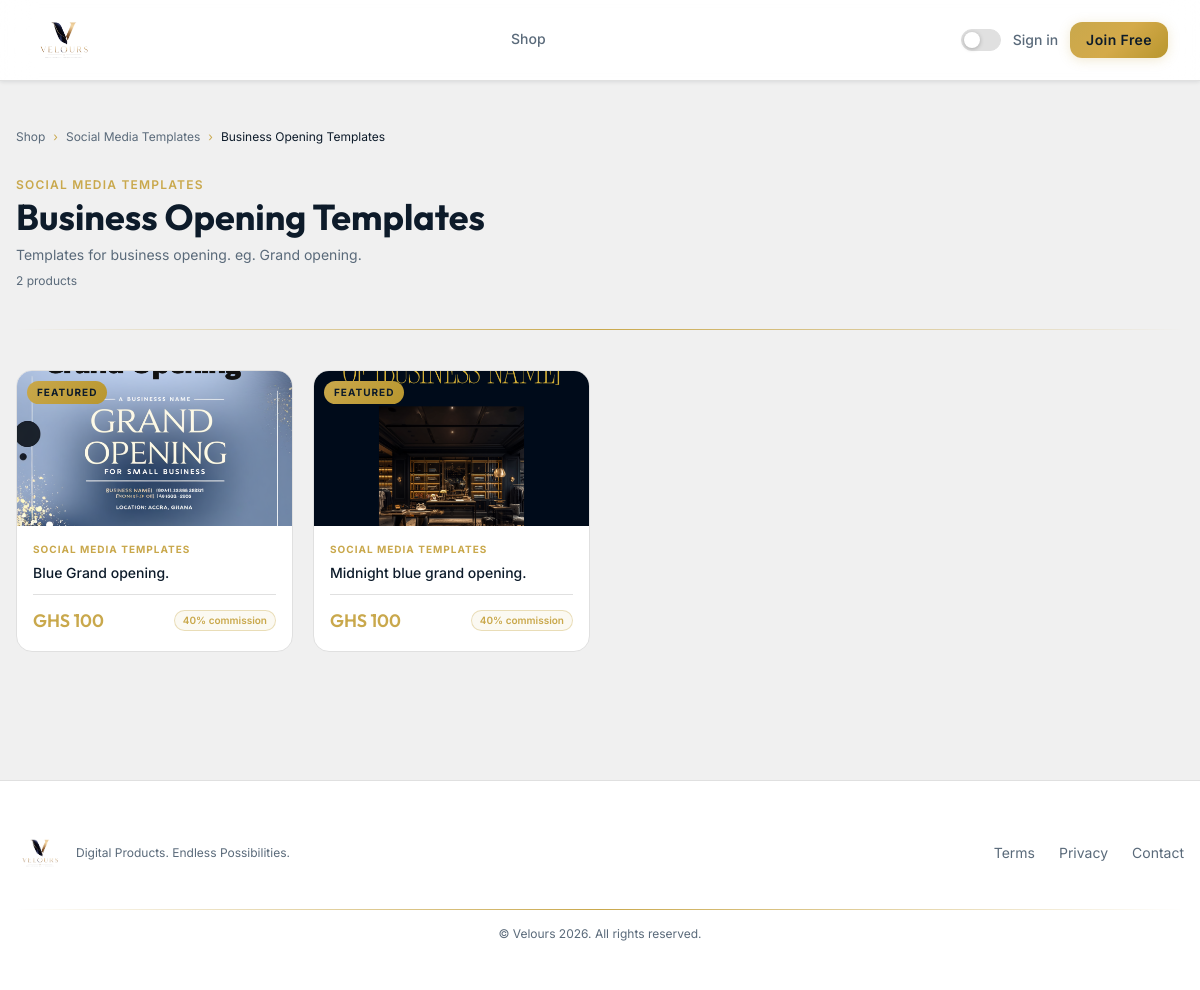
/shop/social-media/social-media-business-opening-templates, run on an earlier commit of the app's database.
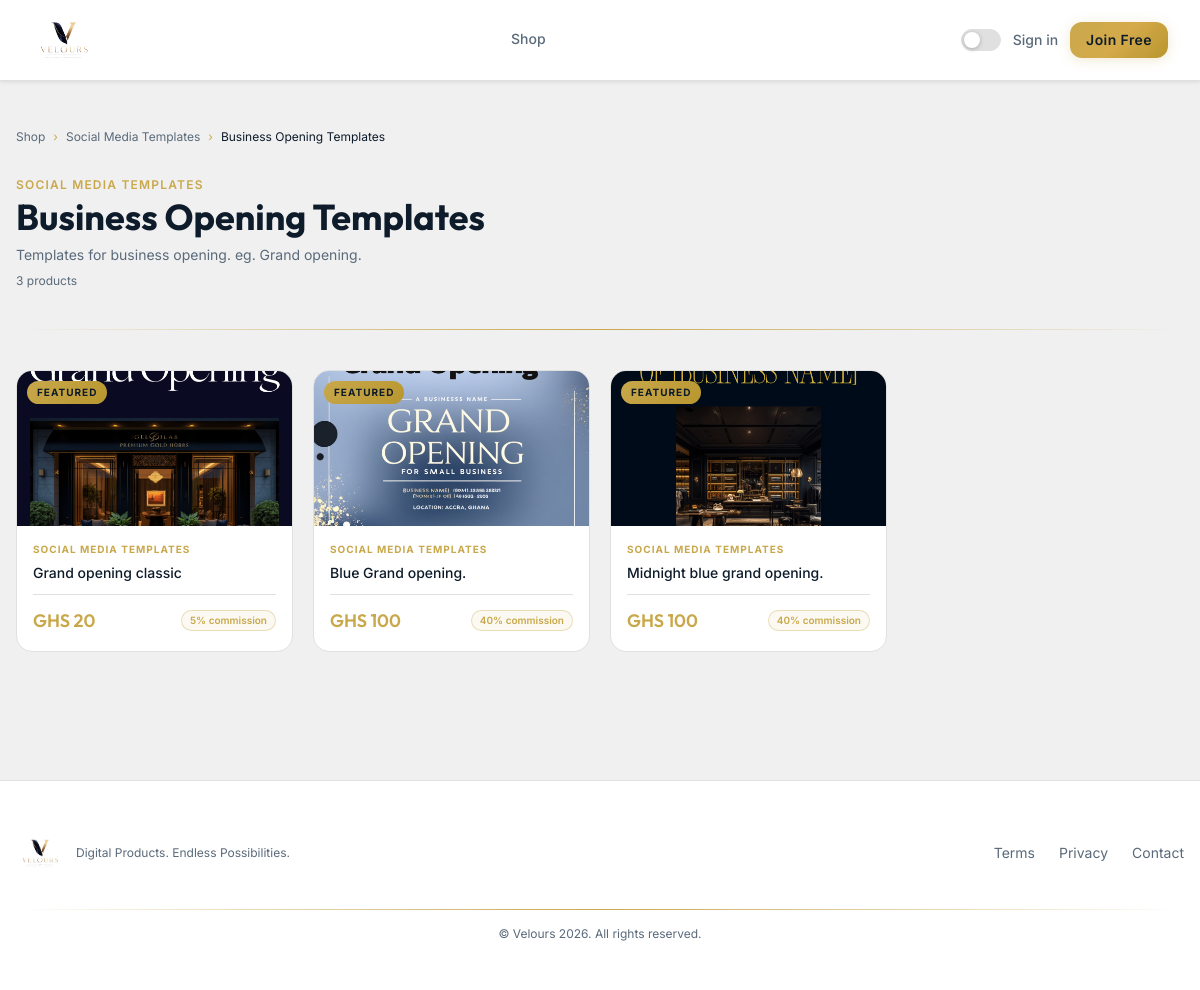
And on a later commit of the database.
### app/models.py (models this page shows, shortened)
class Category(db.Model):
    __tablename__ = 'categories'
    id = db.Column(db.Integer, primary_key=True)
    name = db.Column(db.String(100), nullable=False)
    slug = db.Column(db.String(100), unique=True, nullable=False)
    description = db.Column(db.Text, nullable=True)
    icon = db.Column(db.String(10), default='📦')
    cover_image = db.Column(db.String(300), nullable=True)  # folder cover image
    created_at = db.Column(db.DateTime, default=datetime.utcnow)
    subcategories = db.relationship('Subcategory', backref='category', lazy=True, cascade='all, delete-orphan')
    products = db.relationship('Product', backref='category', lazy=True)
    @property
    def cover(self):
        """Returns cover image or first subcategory cover or first product image"""
        if self.cover_image:
            return self.cover_image
        for sub in self.subcategories:
            if sub.cover_image:
                return sub.cover_image
            for p in sub.products:
                if p.preview_image:
                    return p.preview_image
        for p in self.products:
            if p.preview_image:
                return p.preview_image
        return None

class Subcategory(db.Model):
    __tablename__ = 'subcategories'
    id = db.Column(db.Integer, primary_key=True)
    name = db.Column(db.String(100), nullable=False)
    slug = db.Column(db.String(150), unique=True, nullable=False)
    description = db.Column(db.Text, nullable=True)
    cover_image = db.Column(db.String(300), nullable=True)
    category_id = db.Column(db.Integer, db.ForeignKey('categories.id'), nullable=False)
    created_at = db.Column(db.DateTime, default=datetime.utcnow)
    products = db.relationship('Product', backref='subcategory', lazy=True)

class Product(db.Model):
    __tablename__ = 'products'
    id = db.Column(db.Integer, primary_key=True)
    name = db.Column(db.String(200), nullable=False)
    slug = db.Column(db.String(200), unique=True, nullable=False)
    description = db.Column(db.Text, nullable=True)
    price = db.Column(db.Float, nullable=False)
    referral_commission_pct = db.Column(db.Float, default=0.0)
    preview_image = db.Column(db.String(300), nullable=True)
    delivery_content = db.Column(db.Text, nullable=True)
    category_id = db.Column(db.Integer, db.ForeignKey('categories.id'), nullable=True)
    subcategory_id = db.Column(db.Integer, db.ForeignKey('subcategories.id'), nullable=True)
    is_active = db.Column(db.Boolean, default=True)
    is_featured = db.Column(db.Boolean, default=False)
    total_sales = db.Column(db.Integer, default=0)
    created_at = db.Column(db.DateTime, default=datetime.utcnow)
    orders = db.relationship('Order', backref='product', lazy=True)

### app/blueprints/store.py (the view)
@store_bp.route('/shop/<cat_slug>/<sub_slug>')
def subcategory(cat_slug, sub_slug):
    cat = Category.query.filter_by(slug=cat_slug).first_or_404()
    sub = Subcategory.query.filter_by(slug=sub_slug, category_id=cat.id).first_or_404()
    page = request.args.get('page', 1, type=int)
    products = Product.query.filter_by(
        subcategory_id=sub.id, is_active=True
    ).order_by(Product.created_at.desc()).paginate(page=page, per_page=12, error_out=False)
    return render_template('store/subcategory.html', category=cat, subcategory=sub, products=products)

### app/templates/store/subcategory.html (shortened to what this page needs)
{% extends 'base.html' %}
{% block content %}
<div class="max-w-7xl mx-auto px-4 py-12">
  <nav class="flex items-center gap-2 text-xs text-muted mb-8">
    <a href="{{ url_for('store.shop') }}" class="hover:text-accent transition-colors">Shop</a>
    <span style="color:var(--gold)">›</span>
    <a href="{{ url_for('store.category', cat_slug=category.slug) }}" class="hover:text-accent transition-colors">{{ category.name }}</a>
    <span style="color:var(--gold)">›</span>
    <span style="color:var(--text-primary)">{{ subcategory.name }}</span>
  </nav>
  <div class="mb-10">
    <p class="text-xs font-semibold uppercase tracking-widest mb-1" style="color:var(--gold)">{{ category.name }}</p>
    <h1 class="font-display text-4xl font-bold" style="color:var(--text-primary)">{{ subcategory.name }}</h1>
    {% if subcategory.description %}
    <p class="text-muted text-sm mt-2 max-w-xl">{{ subcategory.description }}</p>
    {% endif %}
    <p class="text-xs text-muted mt-2">{{ products.total }} products</p>
  </div>
  <div class="gold-line mb-10"></div>
  {% if products.items %}
  <div class="grid grid-cols-1 sm:grid-cols-2 lg:grid-cols-4 gap-5">
    {% for product in products.items %}
    {% include 'store/_product_card.html' %}
    {% endfor %}
  </div>
  {% endif %}
</div>
{% endblock %}

### app/templates/base.html (shortened to what this page needs)
<!DOCTYPE html>
<html lang="en" id="html-root" class="scroll-smooth">
<head>
  <script src="https://cdn.tailwindcss.com"></script>
</head>
<body>
<nav class="nav-bg sticky top-0 z-50 border-b border-themed">
  <div class="max-w-7xl mx-auto px-4 sm:px-6 lg:px-8">
    <div class="flex items-center justify-between h-20">
      <a href="{{ url_for('store.index') }}" class="flex items-center gap-2.5 group">
        <img src="{{ url_for('static', filename='img/logo.png') }}"
             alt="{{ APP_NAME }}"
             class="h-16 w-auto object-contain"
             onerror="this.style.display='none'; this.nextElementSibling.style.display='flex'"/>
      </a>
      <div class="hidden md:flex items-center gap-7">
        <a href="{{ url_for('store.shop') }}"
           class="nav-link text-sm font-medium text-muted hover:text-accent transition-colors pb-0.5
           {% if request.endpoint == 'store.shop' %}active{% endif %}">Shop</a>
      </div>
      <div class="flex items-center gap-3">
        <div id="theme-toggle" class="theme-pill" onclick="toggleTheme()" title="Toggle theme">
          <div class="theme-pill-dot"></div>
        </div>
        {% if current_user.is_authenticated %}
        <div class="relative" x-data="{ open:false }">
          <button @click="open=!open"
                  class="flex items-center gap-2 px-3 py-1.5 rounded-xl border border-themed hover:border-gold-400 transition-all"
                  style="border-color:var(--border)">
            <div class="w-6 h-6 rounded-full flex items-center justify-center"
                 style="background:linear-gradient(135deg,#C9A84C,#B8962E)">
              <span class="text-navy font-bold text-xs">{{ current_user.name[0].upper() }}</span>
            </div>
            <span class="text-sm font-medium hidden sm:block" style="color:var(--text-primary)">
              {{ current_user.name.split()[0] }}
            </span>
            <svg class="w-3.5 h-3.5 text-muted" fill="none" stroke="currentColor" viewBox="0 0 24 24">
              <path stroke-linecap="round" stroke-linejoin="round" stroke-width="2" d="M19 9l-7 7-7-7"/>
            </svg>
          </button>
          <div x-show="open" @click.away="open=false" x-cloak x-transition
               class="absolute right-0 mt-2 w-52 card rounded-2xl shadow-luxury py-1 z-50">
            <div class="px-4 py-3 border-b border-themed">
              <p class="text-xs font-bold" style="color:var(--text-primary)">{{ current_user.name }}</p>
              <p class="text-xs text-muted truncate">{{ current_user.email }}</p>
              <p class="text-xs font-semibold mt-1" style="color:var(--gold)">
                Wallet: GHS {{ '%.2f'|format(current_user.wallet_balance) }}
              </p>
            </div>
            {% if current_user.is_admin %}
            <a href="{{ url_for('admin.dashboard') }}"
               class="block px-4 py-2.5 text-sm text-muted hover:text-accent transition-colors">Admin Panel</a>
            {% else %}
            <a href="{{ url_for('dashboard.index') }}"
               class="block px-4 py-2.5 text-sm text-muted hover:text-accent transition-colors">My Dashboard</a>
            {% endif %}
            <a href="{{ url_for('auth.logout') }}"
               class="block px-4 py-2.5 text-sm text-red-500 hover:text-red-400 transition-colors">Sign out</a>
          </div>
        </div>
        {% else %}
        <a href="{{ url_for('auth.login') }}"
           class="text-sm font-medium text-muted hover:text-accent transition-colors">Sign in</a>
        <a href="{{ url_for('auth.register') }}"
           class="btn-gold px-4 py-2 rounded-xl text-sm">Join Free</a>
        {% endif %}
      </div>
    </div>
  </div>
</nav>
<main>{% block content %}{% endblock %}</main>
<footer class="border-t border-themed mt-20" style="background:var(--bg-card)">
  <div class="max-w-7xl mx-auto px-4 py-12">
    <div class="flex flex-col md:flex-row justify-between items-center gap-6">
      <div class="flex items-center gap-3">
        <img src="{{ url_for('static', filename='img/logo.png') }}"
             alt="{{ APP_NAME }}" class="h-12 w-auto object-contain"
             onerror="this.style.display='none'"/>
        <p class="text-xs text-muted">{{ APP_TAGLINE }}</p>
      </div>
      <div class="flex gap-6 text-sm text-muted">
        <a href="#" class="hover:text-accent transition-colors">Terms</a>
        <a href="#" class="hover:text-accent transition-colors">Privacy</a>
        <a href="#" class="hover:text-accent transition-colors">Contact</a>
      </div>
    </div>
    <div class="gold-line mt-8 mb-4"></div>
    <p class="text-center text-xs text-muted">© {{ APP_NAME }} {{ 2026 }}. All rights reserved.</p>
  </div>
</footer>
</body>
</html>

### app/templates/store/_product_card.html
<a href="{{ url_for('store.product_detail', slug=product.slug) }}"
   class="card card-hover rounded-2xl overflow-hidden group flex flex-col">
  <div class="relative aspect-video overflow-hidden flex-shrink-0" style="background:var(--bg-primary)">
    {% if product.preview_image %}
    <img src="{{ url_for('static', filename=product.preview_image) }}"
         alt="{{ product.name }}"
         class="w-full h-full object-cover group-hover:scale-105 transition-transform duration-500"/>
    {% else %}
    <div class="w-full h-full flex items-center justify-center">
      <span class="text-5xl">{% if product.category %}{{ product.category.icon }}{% else %}📦{% endif %}</span>
    </div>
    {% endif %}
    {% if product.is_featured %}
    <span class="absolute top-2.5 left-2.5 text-[10px] font-bold px-2.5 py-1 rounded-full tracking-widest uppercase"
          style="background:linear-gradient(135deg,#C9A84C,#B8962E); color:#0D1B2A">FEATURED</span>
    {% endif %}
  </div>
  <div class="p-4 flex flex-col flex-1">
    {% if product.category %}
    <span class="text-[10px] font-bold uppercase tracking-widest mb-1.5" style="color:var(--gold)">{{ product.category.name }}</span>
    {% endif %}
    <h3 class="font-medium text-sm leading-snug line-clamp-2 flex-1" style="color:var(--text-primary)">{{ product.name }}</h3>
    <div class="flex items-center justify-between mt-3 pt-3 border-t border-themed gap-2">
      <span class="font-display text-lg font-semibold" style="color:var(--gold)">GHS {{ '%.0f'|format(product.price) }}</span>
      {% if product.referral_commission_pct > 0 %}
      <span class="text-[10px] font-semibold px-2 py-0.5 rounded-full border"
            style="color:var(--gold); border-color:rgba(201,168,76,0.35); background:rgba(201,168,76,0.07)">
        {{ '%.0f'|format(product.referral_commission_pct) }}% commission
      </span>
      {% endif %}
    </div>
  </div>
</a>

### app/templates/base.html (style rules this page uses)
:root { --bg-primary: #f0f0f0; --bg-card: #ffffff; --bg-nav: rgba(255,255,255,0.94); --border: #e0e0e0; --text-primary: #0D1B2A; --text-muted: #5a6a7a; --gold: #C9A84C; --gold-hover: #B8962E; --gold-glow: rgba(201,168,76,0.22); --nav-shadow: 0 1px 4px rgba(13,27,42,0.10); }
body { background-color: var(--bg-primary); color: var(--text-primary); font-family: 'Inter', sans-serif; transition: background-color 0.3s ease, color 0.3s ease; }
.card { background: var(--bg-card); border: 1px solid var(--border); }
.text-muted { color: var(--text-muted); }
.nav-bg { background: var(--bg-nav); box-shadow: var(--nav-shadow); backdrop-filter: blur(16px); -webkit-backdrop-filter: blur(16px); }
.border-themed { border-color: var(--border); }
.btn-gold { background: linear-gradient(135deg, #C9A84C 0%, #d4aa4a 50%, #B8962E 100%); color: #0D1B2A; font-weight: 600; letter-spacing: 0.03em; transition: all 0.25s ease; box-shadow: 0 2px 12px rgba(201,168,76,0.25); }
.card-hover { transition: transform 0.22s ease, box-shadow 0.22s ease, border-color 0.22s ease; }
.gold-line { height: 1px; background: linear-gradient(90deg, transparent, var(--gold), transparent); }
.nav-link { position: relative; }
.nav-link::after { content:''; position:absolute; bottom:-3px; left:0; right:0; height:1.5px; background:var(--gold); transform:scaleX(0); transition:transform 0.2s ease; transform-origin:center; }
.theme-pill { width:40px; height:22px; background:var(--border); border-radius:11px; position:relative; cursor:pointer; transition:background 0.3s; border:1px solid var(--border); }
.theme-pill-dot { width:16px; height:16px; background:#fff; border-radius:50%; position:absolute; top:2px; left:2px; transition:transform 0.3s; box-shadow:0 1px 4px rgba(0,0,0,0.25); }

What changed in the data, as far as the page shows it:
added Product: preview_image (picture), is_featured "FEATURED", category.name "SOCIAL MEDIA TEMPLATES", name "Grand opening classic", price "20", referral_commission_pct "5"
Also different on the page:
{{ products.total }}: "2" → "3"
